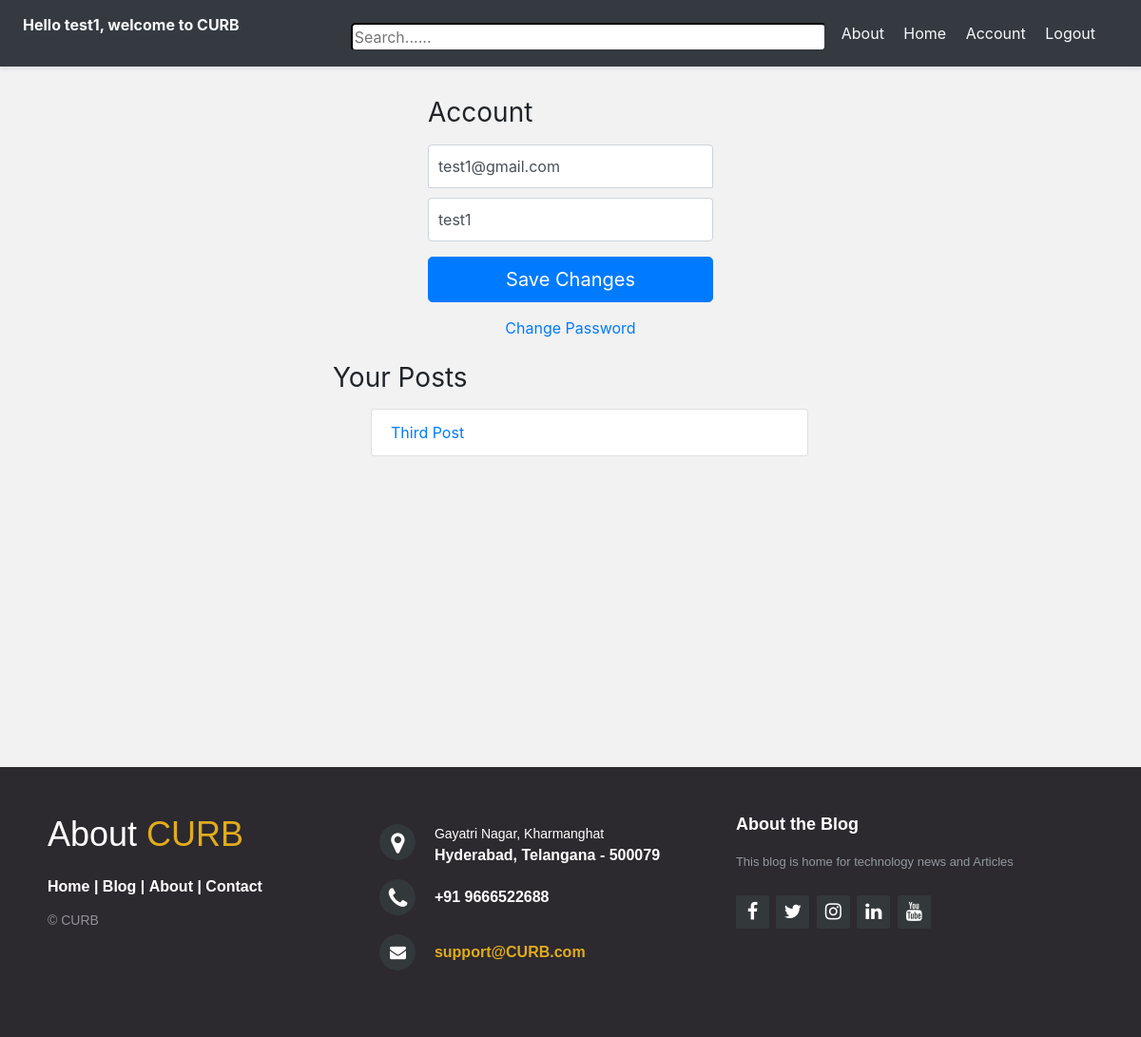
Page /account/ (signed in) on the earlier database version.
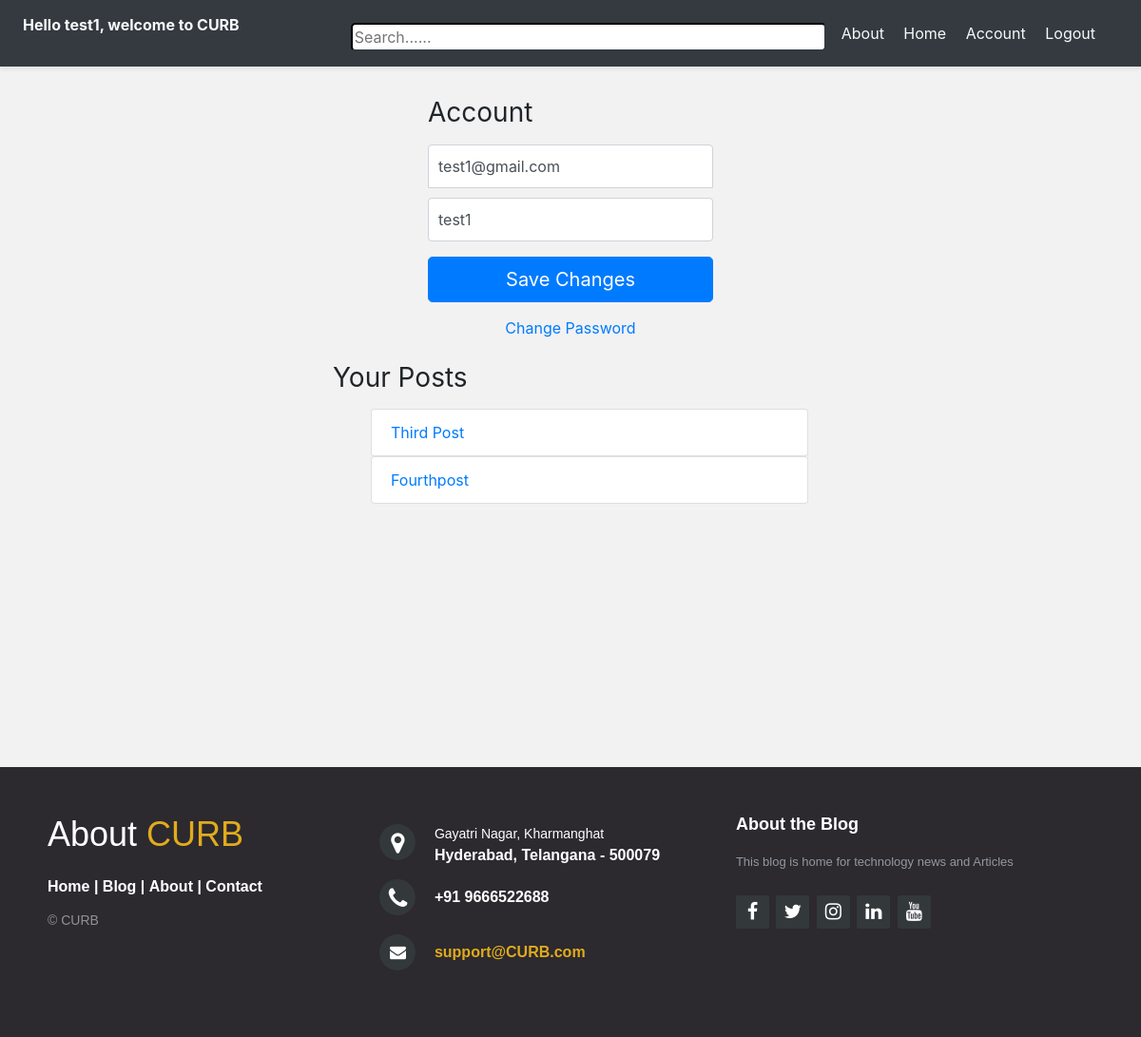
Same page on the later database version.
### blog/models.py (models this page shows)
class BlogPost(models.Model):
    title = models.CharField(max_length=50, null=False, blank=False)
    body = models.TextField(max_length=5000, null=False, blank=False)
    image = models.ImageField(upload_to=upload_location, null=False, blank=False)
    date_published = models.DateTimeField(auto_now_add=True, verbose_name="date published")
    date_updated = models.DateTimeField(auto_now=True, verbose_name="date updated")
    author = models.ForeignKey(settings.AUTH_USER_MODEL,
                               on_delete=models.CASCADE)  # setting with the user in DB, on_delete is when this blog post is deleted, delete anything that associated with this blog post(images and all data).
    slug = models.SlugField(blank=True, unique=True)
    def __str__(self):
        return self.title

### account/views.py (the view)
# urls.py: path('account/', account_view, name="account"),
def account_view(request):
    if not request.user.is_authenticated:
        return redirect("login")
    context={}
    if request.POST:
        form=AccountUpdateForm(request.POST,instance=request.user)
        if form.is_valid():
            form.initial={
                "email":request.POST['email'],
                "username":request.POST['username'],          #showing the feild immediately after updating the form
            }
            form.save()
            context['success_message']="Updated"
    else:
        form=AccountUpdateForm(
            initial={
                "email":request.user.email,
                "username":request.user.username,
            }
        )
    context['account_form']=form
    blog_posts=BlogPost.objects.filter(author= request.user)
    context['blog_posts']=blog_posts
    return render(request,'account/account.html',context)

### account/forms.py (shortened to what this page needs)
class AccountUpdateForm(forms.ModelForm):
    class Meta:
        model=Account
        fields=('email','username')

### account/templates/account/account.html (shortened to what this page needs)
{% extends 'base.html'%}
{% block content %}
<form class="form-signin" method="post">{% csrf_token %}
    <h1 class="h3 mb-3 font-weight-normal">Account</h1>
    <input
        type="email"
        name="email"
        id="inputEmail"
        class="form-control"
        placeholder="Email address"
        required autofocus
        value="{{account_form.initial.email}}">
    <input
        type="text"
        name="username"
        id="inputUsername"
        class="form-control"
        placeholder="Username" required
        value="{{account_form.initial.username}}">
    <button class="btn btn-lg btn-primary btn-block" type="submit">Save Changes</button>
  </form>
  <div class="d-flex flex-column">
      <a class="m-auto" href="{% url 'password_change' %}">Change Password</a>
  </div>
  <div class="container mt-4">
      <div class="row">
          <div class="blog-posts">
            <h3 class="mb-3 font-weight-normal">
                Your Posts
            </h3>
            {% if blog_posts %}
            <ul>
            {% for post in blog_posts %}
                <a href="{% url 'blog:detail' post.slug %}" style="text-decoration: none;">
                    <li class="list-group-item">{{post}}</li>
                </a>
            {% endfor %}
            </ul>
            {% else %}
            <p>You have no posts. Create a post <a href="{% url 'blog: create' %}">here</a>.</p>
            {% endif %}
        </div>
      </div>
  </div>
{% endblock content %}

Differences in the rows shown:
added BlogPost: title "Fourthpost"
